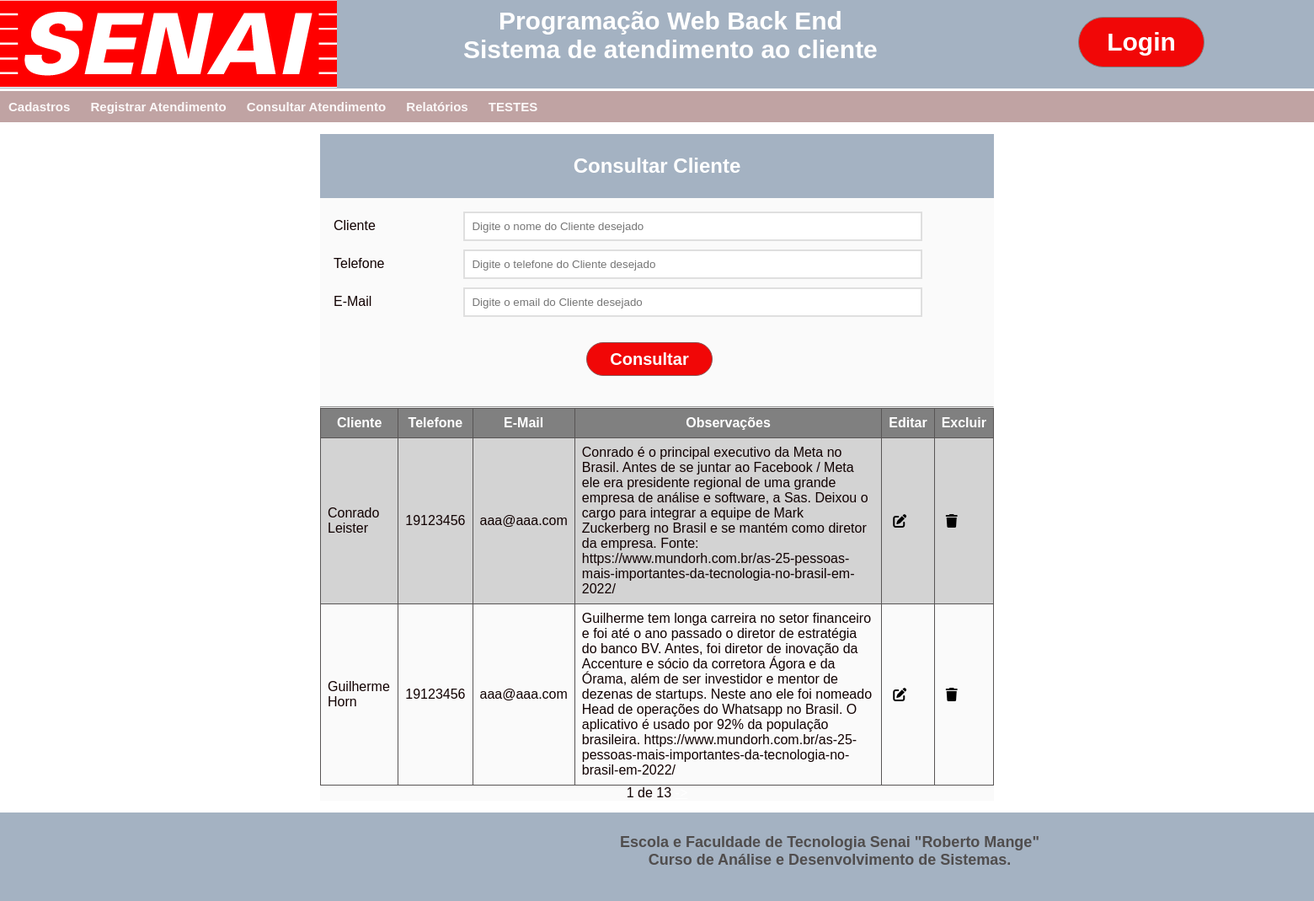
Page /cons_cliente (signed in) on the committed database.
### App_SAC/models.py (models this page shows, shortened)
class Cliente(models.Model):
    nome = models.CharField(max_length=120)
    telefone = models.CharField(max_length=24)
    email = models.CharField(max_length=120)
    observacao = models.TextField()
    criado_em = models.DateTimeField(auto_now_add=True)
    atualizado_em = models.DateTimeField(auto_now=True)

### App_SAC/views/Cliente.py (the view, shortened to what this page needs)
# urls.py: path('cons_cliente', Cliente.cons_cliente, name='cons_cliente'),
@login_required
def cons_cliente(request):
    dado_pesquisa_nome = request.POST.get('cliente') if request.POST.get('cliente') else request.GET.get('cliente') if request.GET.get('cliente') else ""
    dado_pesquisa_telefone = request.POST.get('telefone') if request.POST.get('telefone') else request.GET.get('telefone') if request.GET.get('telefone') else ""
    dado_pesquisa_email = request.POST.get('email') if request.POST.get('email') else request.GET.get('email') if request.GET.get('email') else ""
    if dado_pesquisa_nome is not None and dado_pesquisa_nome != '':
        clientes = Cliente.objects.filter(nome__icontains=dado_pesquisa_nome)
        objetoPaginado = Paginator(clientes, 2)
        page_num = request.GET.get('page')
        paginaFiltrada = objetoPaginado.get_page(page_num)
        return render(request, 'Cons_Cliente.html', {'dados_clientes': paginaFiltrada, 'cliente': dado_pesquisa_nome, 'telefone': dado_pesquisa_telefone, 'email': dado_pesquisa_email})
    else:
        clientes = Cliente.objects.all()
        objetoPaginado = Paginator(clientes, 2)
        page_num = request.GET.get('page')
        paginaFiltrada = objetoPaginado.get_page(page_num)
        return render(request, 'Cons_Cliente.html',  {'dados_clientes': paginaFiltrada, 'cliente': dado_pesquisa_nome, 'telefone': dado_pesquisa_telefone, 'email': dado_pesquisa_email})

### App_SAC/templates/Cons_Cliente.html (shortened to what this page needs)
{% load static %}
<!DOCTYPE html>
<html lang="en">
<head>
    <link rel="stylesheet" type="text/css" href="{% static 'css/Cons_Cliente_Lista.css' %}">
</head>
<header class="login">
    <div class="fundo_menu">
        <div class="logo_senai">
            <a href="/"><img src="{% static 'imagens/logo_senai.png' %}" /></a>
        </div>
        <div class="nome_sistema">
            Programação Web Back End<br>
            Sistema de atendimento ao cliente
        </div>
        <div class="botao_login">
            <button class="btn btn_login">Login</button>
        </div>
    </div>
</header>
<nav class="menu">
    <ul>
        <li><a href="Cadastros">Cadastros</a>
        </li>
        <li><a href="Registrar">Registrar Atendimento</a></li>
        <li><a href="Consultar">Consultar Atendimento</a></li>
        <li><a href="Relatorios">Relatórios</a></li>
        <li><a href="TESTE.html">TESTES</a></li>
    </ul>
</nav>
<body>
    <div class="principal">
        <div class="container">
            <section class="enquadramento">
                <h1> Consultar Cliente</h1>
            </section>
            <form id="form" class="form" method="POST" action="{% url 'cons_cliente' %}">{% csrf_token %}
                <div class="form-content">
                    <label for="cliente">Cliente</label>
                    <input type="text" id="cliente" name="cliente" placeholder="Digite o nome do Cliente desejado"
                        value="{{cliente}}" />
                </div>
                <div class="form-content">
                    <label for="telefone">Telefone</label>
                    <input type="text" id="telefone" name="telefone" placeholder="Digite o telefone do Cliente desejado"
                        value="{{telefone}}" />
                </div>
                <div class="form-content">
                    <label for="email">E-Mail</label>
                    <input type="text" id="email" name="email" placeholder="Digite o email do Cliente desejado"
                        value="{{email}}" />
                </div>
                <div class="botoes">
                    <div class="botao_consultar">
                        <button id="btnConsultar" type=submit class="btn_cons_cancel btn_consultar">Consultar</button>
                    </div>
                </div>
            </form>
            <hr>
            <table>
                <tr>
                    <th>Cliente</th>
                    <th>Telefone</th>
                    <th>E-Mail</th>
                    <th>Observações</th>
                    <th>Editar</th>
                    <th>Excluir</th>
                </tr>
                {% for igs in dados_clientes %}
                <tr>
                    <td>{{igs.nome}}</td>
                    <td>{{igs.telefone}}</td>
                    <td>{{igs.email}}</td>
                    <td>{{igs.observacao}}</td>
                    <td><a href="/edit_cliente/{{igs.id}}"><i class="fa-solid fa-pen-to-square"></i></a></td>
                    <td><a href="/excluir_cliente/{{igs.id}}"><i class="fa-solid fa-trash"></i></a></td>
                </tr>
                {% endfor %}
            </table>
            <div class="pagination">
                <span class="step-links">
                            {% if dados_clientes %}
                            <span class="current">
                                {{ dados_clientes.number }} de {{ dados_clientes.paginator.num_pages }}
                            </span>
                            {% endif %}
                            {% if dados_clientes.has_next %}
                            <a
                                href="?page={{ dados_clientes.next_page_number }}&cliente={{ cliente }}&email={{ email }}&telefone={{ telefone }}">-></a>
                            {% endif %}
                </span>
            </div>
        </div>
    </div>
</body>
<footer class="rodape">
    <div class="fundo_menu">
        <div class="rodape1">
            Escola e Faculdade de Tecnologia Senai "Roberto Mange"<br>
            Curso de Análise e Desenvolvimento de Sistemas.<br>
        </div>
    </div>
</footer>
</html>

### App_SAC/static/css/Cons_Cliente_Lista.css (style rules this page uses)
:root { --cor_fundo : rgb(192, 163, 163); --cor_hover : rgb(150, 104, 104); --cor_primaria : rgb(252, 249, 249); }
div.fundo_menu { display: inline-block; width: 100%; height: 105px; column-count:3; position: relative; background-color: #a4b2c2; }
.nome_sistema { text-align: center; font-size: 30px; font-weight: bold; font-family: arial; color: white; position: absolute; margin: -100px 0px 0 550px; }
.botao_login { text-align: center; }
.btn { width: 150px; height: 60px; position: absolute; margin: 20px 0 0 500px; border: solid 1px gray; background: none; font-size: 30px; font-weight: bold; font: Arial; background-color: rgb(241, 7, 7); color: white; border-radius: 40px; cursor: pointer; }
.menu ul { list-style-type: none; padding: 0; background-color: var(--cor_fundo); font-size: 15px; font-weight: bold; font-family: arial; color: white; }
.menu ul li { display:inline; position: relative; }
.menu ul li a { color: var(--cor_primaria); text-decoration: none; display:inline-block; padding: 10px; transition: background .3s; }
* { margin: 0; padding: 0; }
body { font-family: arial; color:rgb(17, 1, 1); }
body { width: 100%; height: 600px; }
.principal { display: flex; justify-content: center; align-items: center; }
.container { background-color: #fafafa; margin: 14px; max-width: 800px; width: 100%; box-sizing: 0 3px 5px rbga(0,0,0, 0.5); }
.enquadramento { background: #a4b2c2; padding: 24px; text-align: center; color: #fff; }
.form { padding: 16px; padding-right: 34px; }
.form-content { margin-bottom: 8px; padding-bottom: 2px; position: relative; }
.form-content label { width: 150px; display: inline-block; margin-bottom: 4px; }
.form-content input { display: inline; width: 70%; padding: 8px; border: 2px solid #dfdfdf; }
.btn_cons_cancel { width: 150px; height: 40px; border: solid 1px rgb(138, 86, 86); background: none; font-size: 20px; font-weight: bold; font: Arial; background-color: rgb(241, 7, 7); color: white; border-radius: 40px; cursor: pointer; }
.botoes { display: flex; justify-content: center; padding: 20px; gap: 3rem; }
table, th, td { border: 1px solid rgb(88, 85, 85); border-collapse: collapse; padding: 8px; }
table { width: 800px; }
th { background-color: gray ; color: white }
tr:nth-child(2n) { background-color: lightgray; }
.fa-solid.fa-pen-to-square, .fa-solid.fa-trash { cursor: pointer; margin: 5px; color: black; }
div.rodape1 { text-align: center; font-size: 18px; font-weight: bold; font-family: arial; color: rgb(80, 77, 77); display: flex; width: 1920px; padding: 25px; justify-content: center; }
.pagination { display: flex; justify-content: center; align-items: center; }
a { color: white; }

### rows in the picture
Cliente: nome "Conrado Leister", telefone "19123456", email "aaa@aaa.com", observacao "Conrado é o principal executivo da Meta no Brasil. Antes de se juntar ao Facebook / Meta ele era presidente regional de uma grande empresa de análise e software, a Sas. Deixou o cargo para integrar a equipe de Mark Zuckerberg no Brasil e se mantém como diretor da empresa. Fonte: https://www.mundorh.com.br/as-25-pessoas-mais-importantes-da-tecnologia-no-brasil-em-2022/"
Cliente: nome "Guilherme Horn", telefone "19123456", email "aaa@aaa.com", observacao "Guilherme tem longa carreira no setor financeiro e foi até o ano passado o diretor de estratégia do banco BV. Antes, foi diretor de inovação da Accenture e sócio da corretora Ágora e da Órama, além de ser investidor e mentor de dezenas de startups. Neste ano ele foi nomeado Head de operações do Whatsapp no Brasil. O aplicativo é usado por 92% da população brasileira. https://www.mundorh.com.br/as-25-pessoas-mais-importantes-da-tecnologia-no-brasil-em-2022/"

### other values in the picture
{{ dados_clientes.number }} "1"
{{ dados_clientes.paginator.num_pages }} "13"
